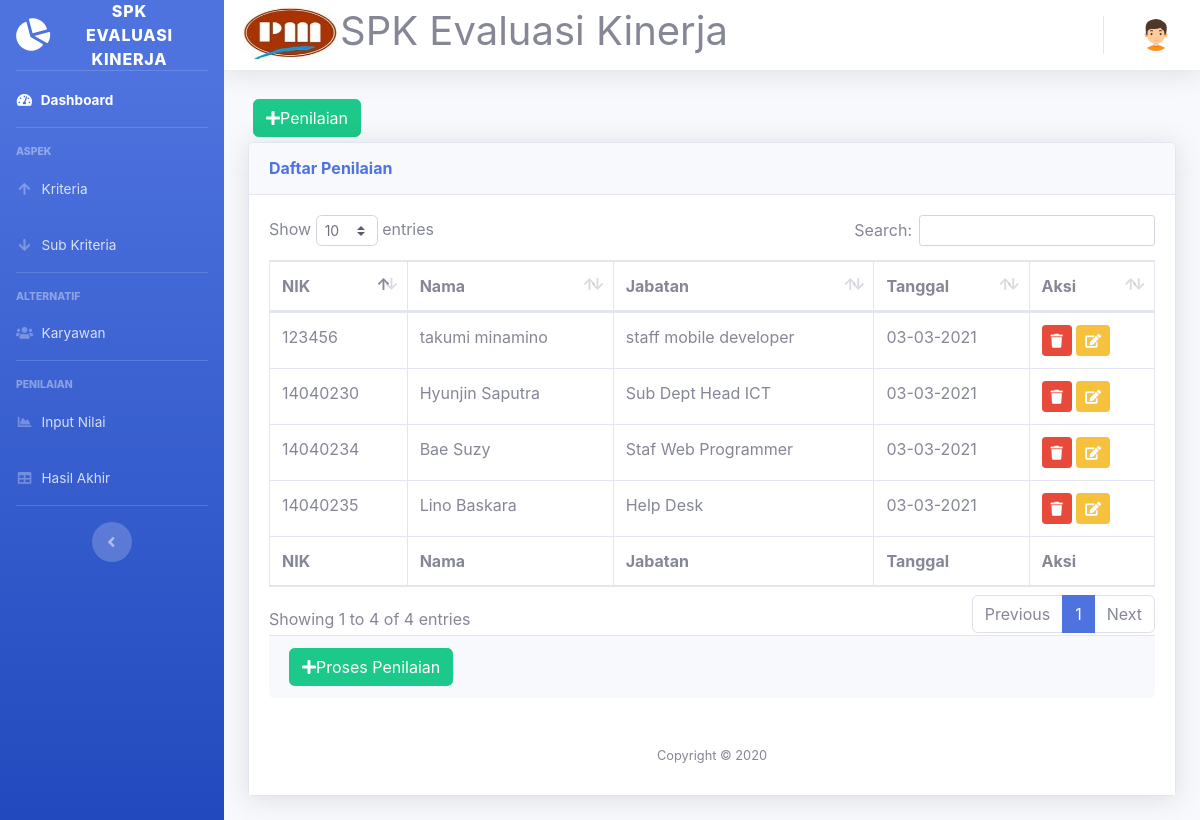
Screenshot of /penilai/nilaii.php (signed in) with the database file from the repository.
### tables this page shows
CREATE TABLE `nilai` (
  `id_nilai` int(11) NOT NULL,
  `nik` int(11) NOT NULL,
  `tgl_nilai` date NOT NULL,
  `jabatan` varchar(40) NOT NULL
);

CREATE TABLE `karyawan` (
  `nik` int(11) NOT NULL,
  `nama` varchar(40) NOT NULL,
  `jabatan` varchar(40) NOT NULL,
  `departemen` varchar(40) NOT NULL,
  `jenis_kelamin` varchar(10) NOT NULL
);

### penilai/nilaii.php (the view, shortened to what this page needs)
<!DOCTYPE html>
<html lang="en">
<head>
  <link href="../vendor/fontawesome-free/css/all.min.css" rel="stylesheet" type="text/css">
  <link href="../css/sb-admin-2.min.css" rel="stylesheet">
  <link href="../vendor/datatables/dataTables.bootstrap4.min.css" rel="stylesheet">
</head>
<body id="page-top">
  <?php require '../koneksi.php'; ?>
  <?php require 'sidebar.php'; ?>
  <div id="content">
    <?php require 'navbar.php'; ?>
    <div class="container-fluid">
      <a href="input-nilai-form.php" class="btn btn-success" style="margin:5px"><i class="fa fa-plus"></i>Penilaian</a><br>
      <div class="card shadow mb-4">
        <div class="card-header py-3">
          <h6 class="m-0 font-weight-bold text-primary">Daftar Penilaian</h6>
        </div>
        <div class="card-body">
          <div class="table-responsive">
            <table class="table table-bordered" id="dataTable" width="100%" cellspacing="0">
              <thead>
                <tr>
                  <th>NIK</th>
                  <th>Nama</th>
                  <th>Jabatan</th>
                  <th>Tanggal</th>
                  <th>Aksi</th>
                </tr>
              </thead>
              <tfoot>
                <tr>
                  <th>NIK</th>
                  <th>Nama</th>
                  <th>Jabatan</th>
                  <th>Tanggal</th>
                  <th>Aksi</th>
                </tr>
              </tfoot>
              <tbody>
                <?php
                $query = mysqli_query($koneksi,"SELECT *, DATE_FORMAT (n.tgl_nilai, '%d-%m-%Y') AS tgl_nilai FROM nilai n LEFT JOIN  karyawan k ON n.nik=k.nik WHERE n.nik IS NOT NULL AND k.jabatan NOT LIKE 'Kepala%'");
                while ($data = mysqli_fetch_assoc($query))
                {
                  ?>
                  <tr>
                    <td><?=$data['nik']?></td>
                    <td><?=$data['nama']?></td>
                    <td><?=$data['jabatan']?></td>
                    <td><?=$data['tgl_nilai']?></td>
                    <td>
                      <a href="hapus-penilaian.php?id_nilai=<?=$data['id_nilai'];?>" class="btn btn-sm btn-danger"><i class="fas fa-trash"></i></a>
                      <a href="input-nilai-edits.php?id=<?php echo $data['id_nilai'];?>" class="btn btn-sm btn-warning"><i class="fas fa-edit"></i></a>
                    </td>
                    <?php
                  }
                  ?>
                </table>
              </div>
              <div class="card-footer small text-muted">
                <a href ="penilaian-hasil.php" class="btn btn-success"><i class="fas fa-plus"></i>Proses Penilaian</a></div>
              </div>
              <?php require '../footer.php'?>
            </div>
          </div>
        </body>
        </html>

### rows the page displays
nilai: nik.nik "14040230", nik.nama "Hyunjin Saputra", nik.jabatan "Sub Dept Head ICT", tgl_nilai "03-03-2021"
nilai: nik.nik "14040235", nik.nama "Lino Baskara", nik.jabatan "Help Desk", tgl_nilai "03-03-2021"
nilai: nik.nik "14040234", nik.nama "Bae Suzy", nik.jabatan "Staf Web Programmer", tgl_nilai "03-03-2021"
nilai: nik.nik "123456", nik.nama "takumi minamino", nik.jabatan "staff mobile developer", tgl_nilai "03-03-2021"
